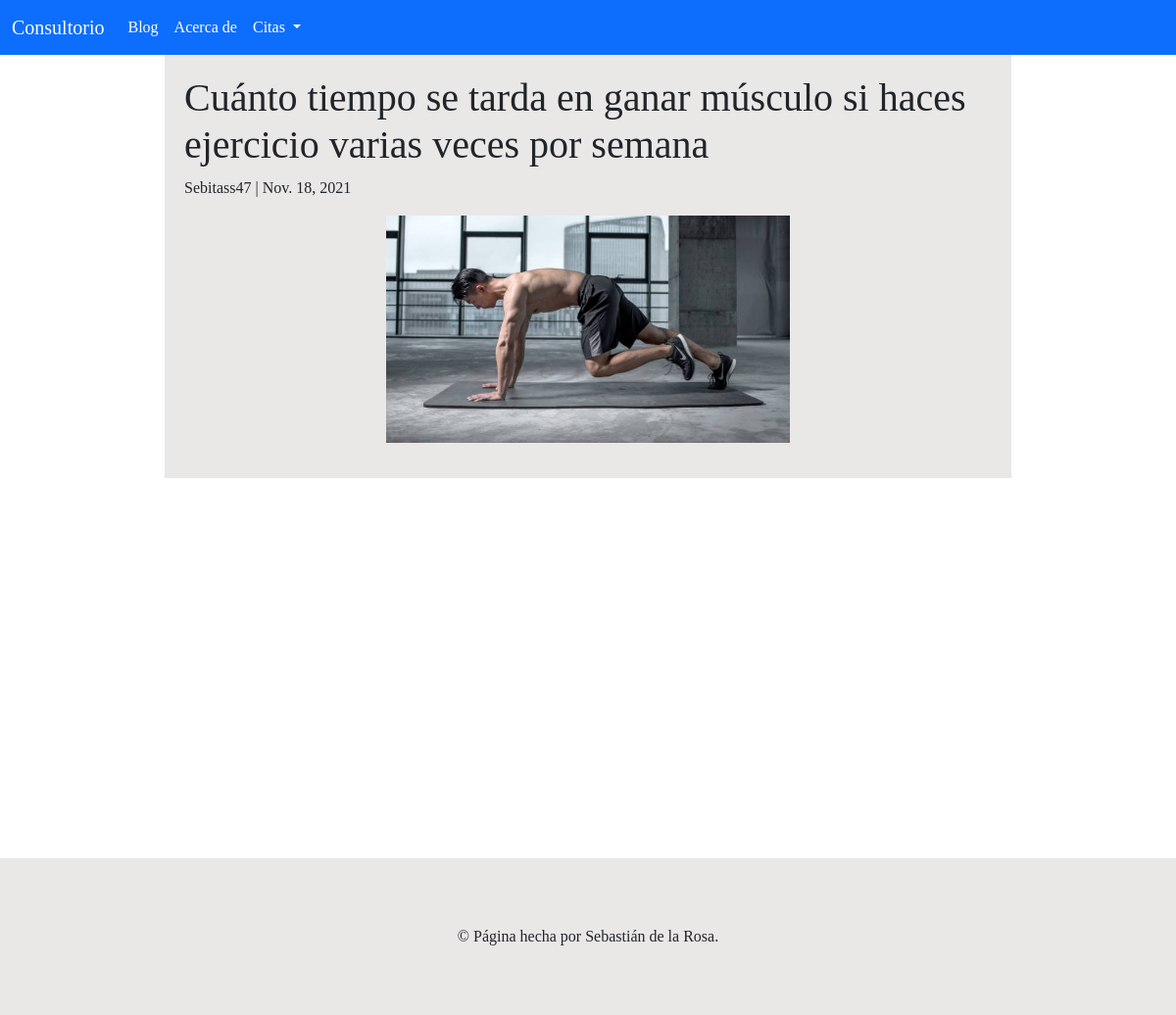
Screenshot of /post/8 with the database file from the repository.
### BlogCitas/models.py (models this page shows, shortened)
class Post(models.Model):
    titulo = models.CharField(max_length=100)
    contenido = tinymce_models.HTMLField()
    imagen = models.ImageField(upload_to="imagenes")
    creador = models.ForeignKey(Doctor, on_delete=models.CASCADE, related_name="posts_doctor")
    fecha = models.DateField()

class Doctor(AbstractUser):
    pass

### BlogCitas/views.py (the view)
# urls.py: path("post/<int:post_id>", views.post, name="post"),
def post(request, post_id):
    post = Post.objects.get(id=post_id)
    return render(request, 'BlogCitas/post.html',{
        "post": post
    })

### BlogCitas/templates/BlogCitas/post.html (shortened to what this page needs)
{% extends "BlogCitas/layout.html" %}
{% load static %}
{% block body %}
<div class="post">
    <h1>{{ post.titulo }}</h1>
    <p>{{ post.creador }} | {{ post.fecha }}</p>
    <div class="portada-post">
        <img src="{{ post.imagen.url }}" alt="{{ post.titulo }}">
    </div>
</div>
{% endblock %}

### BlogCitas/static/BlogCitas/styles.css (style rules this page uses)
.post { padding: 20px; background-color:#EAE7E7; width: 75%; margin-left: auto; margin-right:auto; }
.portada-post img { display:block; margin-left: auto; margin-right:auto; width: 50%; }

### rows the page displays
Post: titulo "Cuánto tiempo se tarda en ganar músculo si haces ejercicio varias veces por semana", creador "Sebitass47", fecha "Nov. 18, 2021", imagen (picture)
